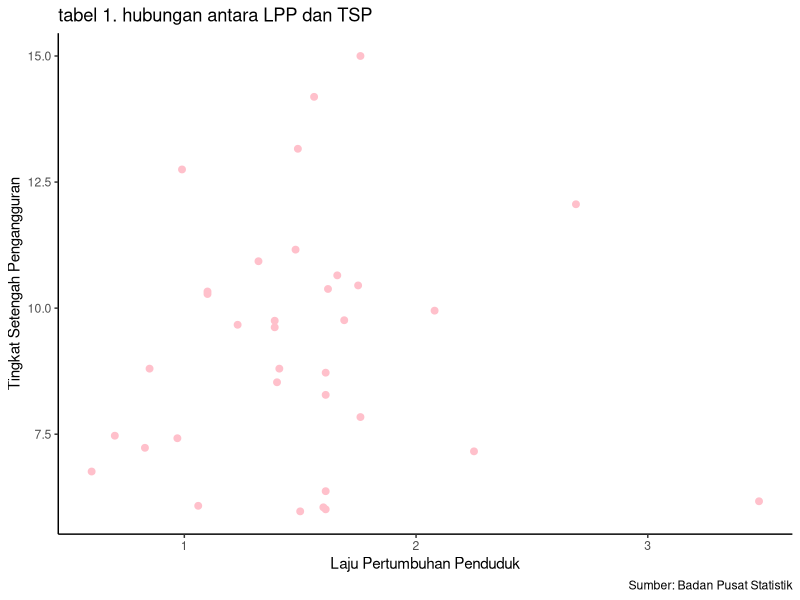

Recreate this plot in R.
## ---- chunk 1
#| warning: false
#| echo: true
library(tidyverse)
library(readxl)
## ---- chunk 2
#import dataset
library(readxl) 
dat<-read_excel('DAT LPP TSP.xlsx') 
head(dat)
## ---- chunk 3
library("ggplot2")
library("readxl")
ggplot(data=dat,aes(x=LPP,y=TSP)) +
  geom_point(color="pink",size=2) + # setiap nambah command, selalu kasih tanda +
    labs(title="tabel 1. hubungan antara LPP dan TSP",
       x="Laju Pertumbuhan Penduduk",
       y="Tingkat Setengah Pengangguran",
       caption = "Sumber: Badan Pusat Statistik") +
  theme_classic()
## ---- chunk 4
#import dataset
library(readxl)
dat<-read_excel('DAT LPP TSP.xlsx')
head(dat)
## ---- chunk 5
reg1<-lm(TSP~LPP,data=dat)
summary(reg1)
